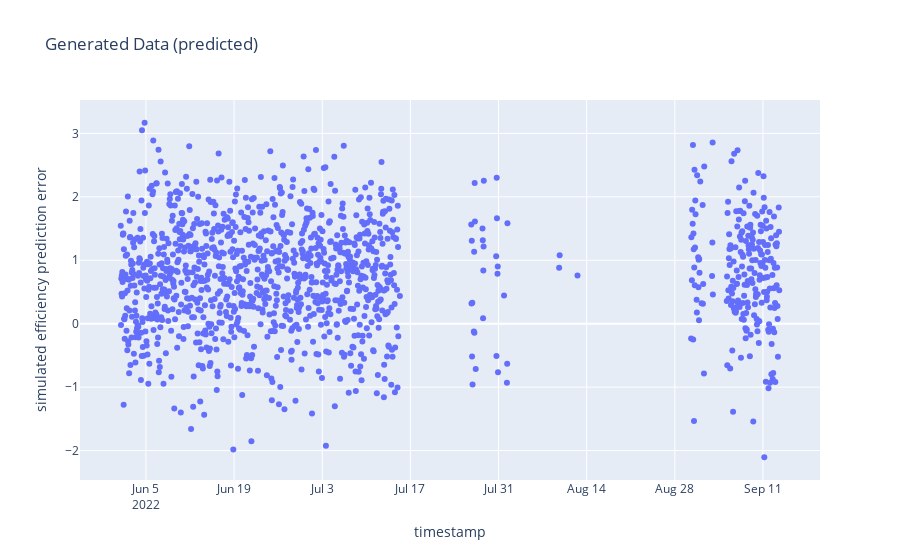

The code cell stored with this chart in its notebook:
### Code cell
fig = go.Figure()
fig.add_trace(go.Scatter(x=generated_data.index, y=generated_data['generated_eff_error'], mode='markers', name='generated data'))

fig.update_layout(title='Generated Data (predicted)', xaxis_title='timestamp', yaxis_title='simulated efficiency prediction error')
fig.show()

### Figure 1 — Plotly figure (JSON) as saved in the notebook; plotly's stock layout.template omitted (floating-point values rounded to 4 significant figures; data arrays with more than 128 entries replaced by an {"elided": "..."} marker saying what was removed)
{"data": [{"mode": "markers", "name": "generated data", "type": "scatter", "x": {"elided": "1275 str values"}, "y": {"elided": "1275 float values"}}], "layout": {"title": {"text": "Generated Data (predicted)"}, "xaxis": {"title": {"text": "timestamp"}}, "yaxis": {"title": {"text": "simulated efficiency prediction error"}}}}
